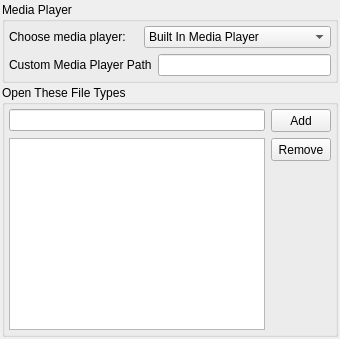
     <widget class="QWidget" name="pageMediaPlayer">
      <layout class="QGridLayout" name="gridLayout_11">
       <property name="margin">
        <number>2</number>
       </property>
       <property name="spacing">
        <number>2</number>
       </property>
       <item row="0" column="0">
        <widget class="QGroupBox" name="groupBoxMediaPlayer">
         <property name="minimumSize">
          <size>
           <width>0</width>
           <height>0</height>
          </size>
         </property>
         <property name="maximumSize">
          <size>
           <width>16777215</width>
           <height>16777215</height>
          </size>
         </property>
         <property name="title">
          <string>Media Player</string>
         </property>
         <layout class="QGridLayout" name="gridLayout_22">
          <property name="margin">
           <number>4</number>
          </property>
          <item row="0" column="0" colspan="2">
           <layout class="QGridLayout" name="gridLayoutMediaPlayer">
            <item row="0" column="0">
             <widget class="QLabel" name="labelChoosePlayer">
              <property name="maximumSize">
               <size>
                <width>16777215</width>
                <height>15</height>
               </size>
              </property>
              <property name="text">
               <string>Choose media player:</string>
              </property>
             </widget>
            </item>
            <item row="0" column="1">
             <widget class="QComboBox" name="comboBoxChoosePlayer">
              <item>
               <property name="text">
                <string>Built In Media Player</string>
               </property>
              </item>
              <item>
               <property name="text">
                <string>Default System Media Player</string>
               </property>
              </item>
              <item>
               <property name="text">
                <string>Custom...</string>
               </property>
              </item>
             </widget>
            </item>
           </layout>
          </item>
          <item row="1" column="1">
           <widget class="QLineEdit" name="lineEditCustomPlayerPath">
            <property name="readOnly">
             <bool>true</bool>
            </property>
           </widget>
          </item>
          <item row="1" column="0">
           <widget class="QLabel" name="labelCustomPlayerPath">
            <property name="text">
             <string>Custom Media Player Path</string>
            </property>
           </widget>
          </item>
         </layout>
        </widget>
       </item>
       <item row="1" column="0">
        <widget class="QGroupBox" name="groupBoxPlayerOpenFileTypes">
         <property name="sizePolicy">
          <sizepolicy hsizetype="Preferred" vsizetype="MinimumExpanding">
           <horstretch>0</horstretch>
           <verstretch>0</verstretch>
          </sizepolicy>
         </property>
         <property name="minimumSize">
          <size>
           <width>0</width>
           <height>100</height>
          </size>
         </property>
         <property name="maximumSize">
          <size>
           <width>16777215</width>
           <height>16777215</height>
          </size>
         </property>
         <property name="title">
          <string>Open These File Types</string>
         </property>
         <layout class="QGridLayout" name="gridLayout_32">
          <property name="margin">
           <number>4</number>
          </property>
          <item row="0" column="0">
           <widget class="QLineEdit" name="lineEditPlayerFileTypes"/>
          </item>
          <item row="1" column="0" rowspan="2">
           <widget class="QListWidget" name="listWidgetPlayerFilesList">
            <property name="sizePolicy">
             <sizepolicy hsizetype="Expanding" vsizetype="Expanding">
              <horstretch>0</horstretch>
              <verstretch>0</verstretch>
             </sizepolicy>
            </property>
            <property name="minimumSize">
             <size>
              <width>0</width>
              <height>0</height>
             </size>
            </property>
            <property name="sortingEnabled">
             <bool>true</bool>
            </property>
           </widget>
          </item>
          <item row="0" column="1">
           <widget class="QPushButton" name="pushButtonAddPlayerFiles">
            <property name="minimumSize">
             <size>
              <width>60</width>
              <height>23</height>
             </size>
            </property>
            <property name="maximumSize">
             <size>
              <width>60</width>
              <height>23</height>
             </size>
            </property>
            <property name="text">
             <string>Add</string>
            </property>
           </widget>
          </item>
          <item row="1" column="1">
           <widget class="QPushButton" name="pushButtonRemovePlayerFiles">
            <property name="minimumSize">
             <size>
              <width>60</width>
              <height>23</height>
             </size>
            </property>
            <property name="maximumSize">
             <size>
              <width>60</width>
              <height>23</height>
             </size>
            </property>
            <property name="text">
             <string>Remove</string>
            </property>
           </widget>
          </item>
         </layout>
        </widget>
       </item>
      </layout>
     </widget>
